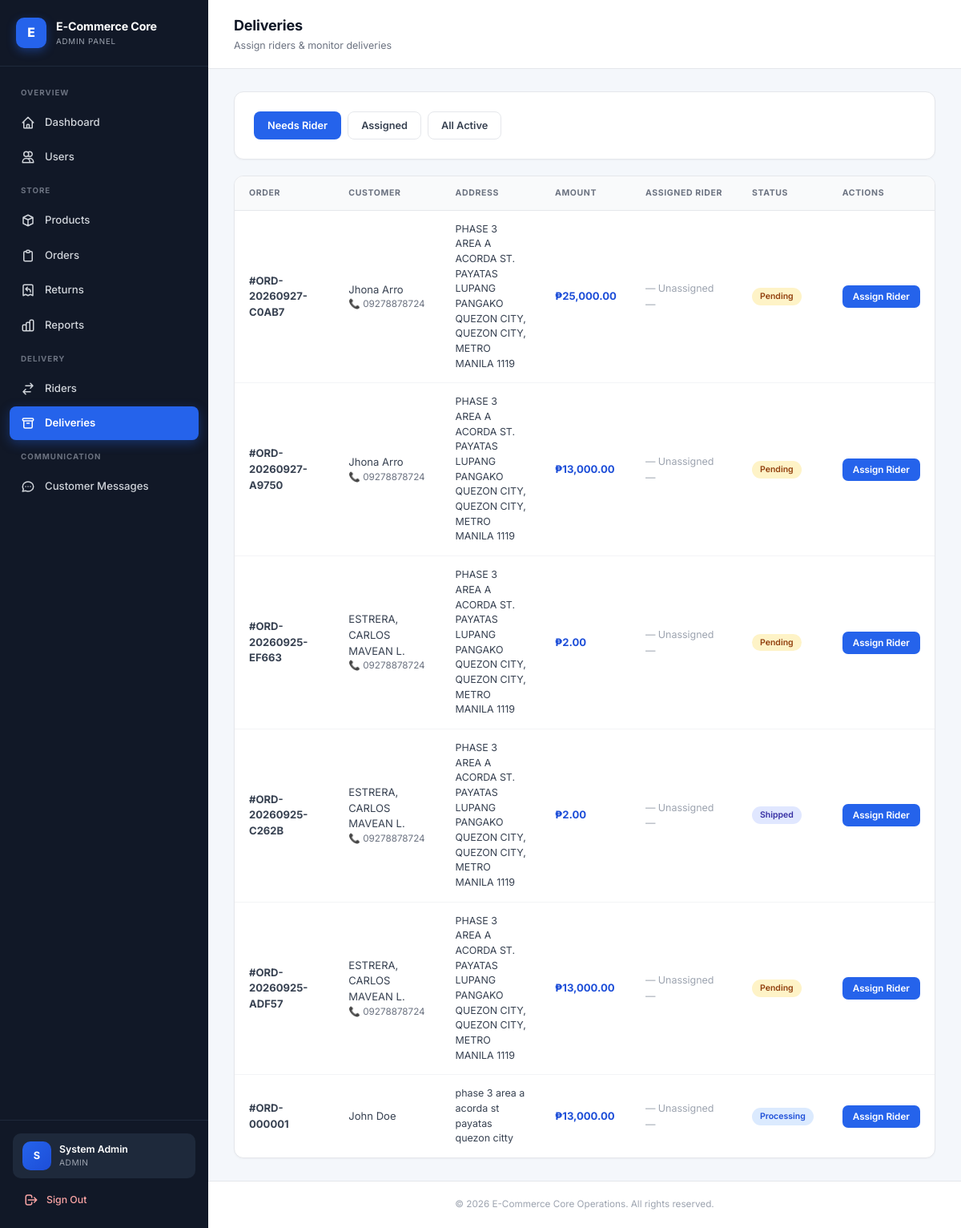
The app's page /modules/deliveries.php (signed in) with its own data.
### tables this page shows
CREATE TABLE `orders` (
  `id` int(11) NOT NULL,
  `order_number` varchar(20) DEFAULT NULL,
  `user_id` int(11) NOT NULL,
  `rider_id` int(11) DEFAULT NULL,
  `assigned_at` datetime DEFAULT NULL,
  `out_for_delivery_at` datetime DEFAULT NULL,
  `delivered_at` datetime DEFAULT NULL,
  `amount_collected` decimal(10,2) DEFAULT NULL,
  `total_amount` decimal(10,2) NOT NULL,
  `status` enum('pending','processing','shipped','delivered','cancelled','returned') DEFAULT 'pending',
  `shipping_address` text DEFAULT NULL,
  `contact_phone` varchar(20) DEFAULT NULL,
  `notes` text DEFAULT NULL,
  `payment_method` varchar(50) DEFAULT 'COD',
  `delivery_option` varchar(50) DEFAULT 'standard',
  `delivery_fee` decimal(10,2) DEFAULT 0.00,
  `payment_status` enum('unpaid','pending_verification','paid','refunded') DEFAULT 'unpaid',
  `payment_reference` varchar(100) DEFAULT NULL,
  `payment_proof` varchar(255) DEFAULT NULL,
  `paid_at` datetime DEFAULT NULL,
  `created_at` timestamp NOT NULL DEFAULT current_timestamp()
);

CREATE TABLE `users` (
  `id` int(11) NOT NULL,
  `username` varchar(50) NOT NULL,
  `email` varchar(100) NOT NULL,
  `phone` varchar(20) DEFAULT NULL,
  `address` text DEFAULT NULL,
  `city` varchar(80) DEFAULT NULL,
  `province` varchar(80) DEFAULT NULL,
  `postal_code` varchar(10) DEFAULT NULL,
  `password` varchar(255) NOT NULL,
  `full_name` varchar(100) DEFAULT NULL,
  `role` enum('admin','product_manager','customer','rider') DEFAULT 'customer',
  `status` enum('active','inactive') DEFAULT 'active',
  `email_verified` tinyint(1) DEFAULT 0,
  `profile_completed` tinyint(1) DEFAULT 0,
  `must_change_password` tinyint(1) DEFAULT 0,
  `temp_password_issued_at` datetime DEFAULT NULL,
  `created_at` timestamp NOT NULL DEFAULT current_timestamp()
);

### includes/auth.php (called while the page is built, shortened)
<?php
if (!function_exists('e')) {
    function e($s) { return htmlspecialchars($s ?? '', ENT_QUOTES, 'UTF-8'); }
}

### modules/deliveries.php (the view, shortened to what this page needs)
<?php
require_once __DIR__ . '/../includes/auth.php';
require_once __DIR__ . '/../config/db.php';
$filter = $_GET['filter'] ?? 'unassigned';
$sql = "SELECT o.*, u.username, u.full_name AS customer_name, r.full_name AS rider_name, r.phone AS rider_phone
        FROM orders o
        JOIN users u ON o.user_id = u.id
        LEFT JOIN riders r ON o.rider_id = r.id
        WHERE o.status IN ('pending','processing','shipped')";
if ($filter === 'unassigned') $sql .= " AND o.rider_id IS NULL";
elseif ($filter === 'assigned') $sql .= " AND o.rider_id IS NOT NULL";
$sql .= " ORDER BY o.id DESC";
$orders = $pdo->query($sql)->fetchAll();
require_once __DIR__ . '/../includes/header.php';
?>
<div class="app-layout">
    <?php require __DIR__ . '/../includes/sidebar.php'; ?>
    <div class="main-wrapper">
        <header class="topbar">
            <div class="topbar-left">
                <div>
                    <h2>Deliveries</h2>
                    <p>Assign riders & monitor deliveries</p>
                </div>
            </div>
        </header>
        <div class="page-body">
            <div class="card card-pad" style="margin-bottom:20px;">
                <div style="display:flex;gap:8px;flex-wrap:wrap;">
                    <a href="?filter=unassigned" class="btn <?= $filter === 'unassigned' ? 'btn-primary' : 'btn-secondary' ?>">Needs Rider</a>
                    <a href="?filter=assigned" class="btn <?= $filter === 'assigned' ? 'btn-primary' : 'btn-secondary' ?>">Assigned</a>
                    <a href="?filter=all" class="btn <?= $filter === 'all' ? 'btn-primary' : 'btn-secondary' ?>">All Active</a>
                </div>
            </div>
            <div class="card">
                <div class="table-wrapper">
                    <table>
                        <thead>
                            <tr><th>Order</th><th>Customer</th><th>Address</th><th>Amount</th><th>Assigned Rider</th><th>Status</th><th>Actions</th></tr>
                        </thead>
                        <tbody>
                            <?php if (empty($orders)): ?>
                                <tr><td colspan="7" style="text-align:center;padding:40px;color:#6b7280;">No orders in this view</td></tr>
                            <?php else: foreach ($orders as $o):
                                $colors = ['pending'=>'badge-yellow','processing'=>'badge-blue','shipped'=>'badge-indigo'];
                            ?>
                                <tr>
                                    <td><strong>#<?= e($o['order_number'] ?: $o['id']) ?></strong></td>
                                    <td>
                                        <div><?= e($o['customer_name'] ?: $o['username']) ?></div>
                                        <?php if ($o['contact_phone']): ?><div style="color:#6b7280;font-size:0.78rem;">📞 <?= e($o['contact_phone']) ?></div><?php endif; ?>
                                    </td>
                                    <td style="max-width:260px;font-size:0.83rem;"><?= e($o['shipping_address']) ?></td>
                                    <td><strong style="color:#1d4ed8;">₱<?= number_format($o['total_amount'], 2) ?></strong></td>
                                    <td>
                                        <?php if ($o['rider_name']): ?>
                                            <div style="display:flex;align-items:center;gap:8px;">
                                                <div style="width:30px;height:30px;background:#2563eb;color:#fff;border-radius:8px;display:flex;align-items:center;justify-content:center;font-weight:700;font-size:0.75rem;">
                                                    <?= strtoupper(substr($o['rider_name'], 0, 1)) ?>
                                                </div>
                                                <div>
                                                    <div style="font-weight:600;font-size:0.85rem;"><?= e($o['rider_name']) ?></div>
                                                    <div style="color:#6b7280;font-size:0.72rem;"><?= e($o['rider_phone']) ?></div>
                                                </div>
                                            </div>
                                        <?php else: ?>
                                            <span style="color:#9ca3af;font-size:0.83rem;">— Unassigned —</span>
                                        <?php endif; ?>
                                    </td>
                                    <td><span class="badge <?= $colors[$o['status']] ?? 'badge-gray' ?>"><?= e(ucfirst($o['status'])) ?></span></td>
                                    <td style="white-space:nowrap;">
                                        <?php if ($o['rider_id']): ?>
                                            <form method="POST" style="display:inline;" onsubmit="return confirm('Remove rider from this order?')">
                                                <input type="hidden" name="order_id" value="<?= $o['id'] ?>">
                                                <button type="submit" name="unassign_rider" class="btn btn-secondary btn-sm">Unassign</button>
                                            </form>
                                        <?php else: ?>
                                            <button onclick="assignRider(<?= $o['id'] ?>, '<?= e($o['order_number'] ?: $o['id']) ?>')" class="btn btn-primary btn-sm">Assign Rider</button>
                                        <?php endif; ?>
                                    </td>
                                </tr>
                            <?php endforeach; endif; ?>
                        </tbody>
                    </table>
                </div>
            </div>
        </div>
        <?php require __DIR__ . '/../includes/footer.php'; ?>

### assets/css/style.css (style rules this page uses)
*, *::before, *::after { box-sizing: border-box; }
html, body { margin: 0; padding: 0; font-family: 'Inter', -apple-system, BlinkMacSystemFont, 'Segoe UI', Roboto, sans-serif; background: #f4f7fb; color: #1f2937; font-size: 15px; line-height: 1.5; -webkit-font-smoothing: antialiased; }
.app-layout { display: flex; min-height: 100vh; width: 100%; }
.main-wrapper { flex: 1; margin-left: 260px; min-height: 100vh; display: flex; flex-direction: column; width: calc(100% - 260px); min-width: 0; }
.topbar { background: #fff; border-bottom: 1px solid #e5e7eb; padding: 18px 32px; display: flex; justify-content: space-between; align-items: center; position: sticky; top: 0; z-index: 30; gap: 16px; }
.topbar-left { display: flex; align-items: center; gap: 14px; min-width: 0; flex: 1; }
.topbar-left > div { min-width: 0; }
.topbar h2 { font-size: 1.2rem; font-weight: 700; color: #111827; margin: 0; letter-spacing: -0.01em; white-space: nowrap; overflow: hidden; text-overflow: ellipsis; }
.topbar p { color: #6b7280; font-size: 0.83rem; margin: 3px 0 0; white-space: nowrap; overflow: hidden; text-overflow: ellipsis; }
.page-body { padding: 28px 32px; flex: 1; width: 100%; }
.card { background: #fff; border: 1px solid #e5e7eb; border-radius: 12px; box-shadow: 0 1px 2px rgba(16, 24, 40, 0.04); overflow: hidden; }
.card-pad { padding: 24px; }
.btn { display: inline-flex; align-items: center; justify-content: center; gap: 6px; padding: 9px 16px; border-radius: 8px; font-size: 0.85rem; font-weight: 600; text-decoration: none; cursor: pointer; border: 1px solid transparent; transition: all 0.15s ease; white-space: nowrap; font-family: inherit; line-height: 1.2; }
.btn-primary { background: #2563eb; color: #fff; }
.btn-secondary { background: #fff; color: #374151; border-color: #e5e7eb; }
.btn-sm { padding: 6px 12px; font-size: 0.78rem; border-radius: 7px; }
.table-wrapper { overflow-x: auto; -webkit-overflow-scrolling: touch; }
table { width: 100%; border-collapse: collapse; font-size: 0.87rem; }
thead { background: #f9fafb; border-bottom: 1px solid #e5e7eb; }
thead th { text-align: left; padding: 13px 18px; font-size: 0.7rem; font-weight: 700; color: #6b7280; text-transform: uppercase; letter-spacing: 0.06em; white-space: nowrap; }
tbody tr { border-bottom: 1px solid #f3f4f6; transition: background 0.12s; }
tbody tr:last-child { border-bottom: none; }
tbody td { padding: 14px 18px; color: #374151; vertical-align: middle; }
.badge { display: inline-flex; align-items: center; padding: 3px 10px; border-radius: 999px; font-size: 0.7rem; font-weight: 600; text-transform: capitalize; white-space: nowrap; }
.badge-blue { background: #dbeafe; color: #1d4ed8; }
.badge-yellow { background: #fef3c7; color: #92400e; }
.badge-indigo { background: #e0e7ff; color: #3730a3; }

### records on screen
orders: order_number "ORD-20260927-C0AB7", user.full_name "Jhona Arro", contact_phone "09278878724", shipping_address "PHASE 3 AREA A ACORDA ST. PAYATAS LUPANG PANGAKO QUEZON CITY, QUEZON CITY, METRO MANILA 1119", total_amount "25,000.00", status "Pending"
orders: order_number "ORD-20260927-A9750", user.full_name "Jhona Arro", contact_phone "09278878724", shipping_address "PHASE 3 AREA A ACORDA ST. PAYATAS LUPANG PANGAKO QUEZON CITY, QUEZON CITY, METRO MANILA 1119", total_amount "13,000.00", status "Pending"
orders: order_number "ORD-20260925-EF663", user.full_name "ESTRERA, CARLOS MAVEAN L.", contact_phone "09278878724", shipping_address "PHASE 3 AREA A ACORDA ST. PAYATAS LUPANG PANGAKO QUEZON CITY, QUEZON CITY, METRO MANILA 1119", total_amount "2.00", status "Pending"
orders: order_number "ORD-20260925-C262B", user.full_name "ESTRERA, CARLOS MAVEAN L.", contact_phone "09278878724", shipping_address "PHASE 3 AREA A ACORDA ST. PAYATAS LUPANG PANGAKO QUEZON CITY, QUEZON CITY, METRO MANILA 1119", total_amount "2.00", status "Shipped"
orders: order_number "ORD-20260925-ADF57", user.full_name "ESTRERA, CARLOS MAVEAN L.", contact_phone "09278878724", shipping_address "PHASE 3 AREA A ACORDA ST. PAYATAS LUPANG PANGAKO QUEZON CITY, QUEZON CITY, METRO MANILA 1119", total_amount "13,000.00", status "Pending"
orders: order_number "ORD-000001", user.full_name "John Doe", shipping_address "phase 3 area a acorda st payatas quezon citty", total_amount "13,000.00", status "Processing"

### other values on screen
$initial "S"
$_SESSION['full_name'] "System Admin"
str_replace('_', ' ', $role) "ADMIN"
